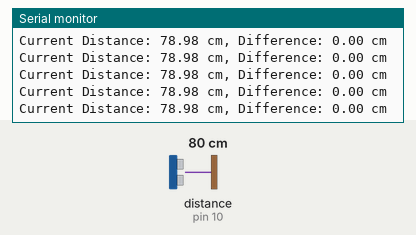
A sketch run on a simulated Arduino Uno, built with avr-gcc and run on an emulated ATmega328P. Shown: the last lines printed to the serial monitor. Wiring (inferred from the names in the program): ultrasonic range finder: trigger pin 9; echo pin 10. The inputs (shaded band) are chosen by the test bench; at power-on: distance to the obstacle (sensor on pin 10) 80 cm. The echo pulse lasts 58.3 µs per cm.

Above: at 1.2 s.
1.3 s: distance to the obstacle (sensor on pin 10) set to 2 cm
At 1.61 s:
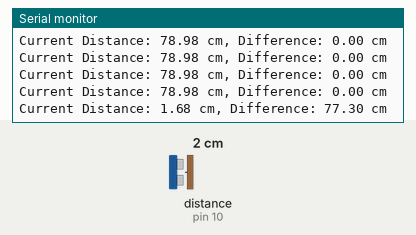
4.3 s: distance to the obstacle (sensor on pin 10) set to 4 cm
At 4.43 s:
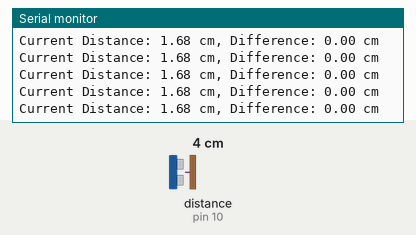
Timing chart, 0 to 7.3 s (numbered marks = the images above; inputs shaded):
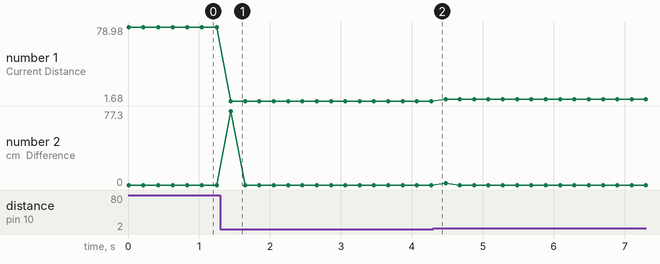

The sketch:

discontinuity__hcsr_.ino
```cpp
// Define pins for HC-SR04
const int trigPin = 9;
const int echoPin = 10;

// Variables for crack detection
float currentDistance = 0;
float previousDistance = 0;
float crackThreshold = 0.5; // Threshold to detect cracks (in cm)
int samplingInterval = 200; // Sampling interval in ms

void setup() {
  // Setup serial communication for debugging
  Serial.begin(9600);

  // Setup pins for HC-SR04
  pinMode(trigPin, OUTPUT);
  pinMode(echoPin, INPUT);

  // Initialize the previous distance
  previousDistance = measureDistance();
}

void loop() {
  // Measure the current distance from the sensor
  currentDistance = measureDistance();

  // Calculate the difference between the current and previous distance
  float distanceDifference = abs(currentDistance - previousDistance);

  // Print the distances and detection result
  Serial.print("Current Distance: ");
  Serial.print(currentDistance);
  Serial.print(" cm, Difference: ");
  Serial.print(distanceDifference);
  Serial.print(" cm");

  // Check if the difference is above the threshold (indicating a crack)
  if (distanceDifference > crackThreshold) {
    Serial.println(" ");
  } else {
    Serial.println(" ");
  }

  // Update the previous distance
  previousDistance = currentDistance;

  // Wait for the next sample
  delay(samplingInterval);
}

// Function to measure the distance using HC-SR04
float measureDistance() {
  long duration;
  float distance;

  // Clear the trigPin
  digitalWrite(trigPin, LOW);
  delayMicroseconds(2);

  // Trigger the sensor by setting the trigPin HIGH for 10 microseconds
  digitalWrite(trigPin, HIGH);
  delayMicroseconds(10);
  digitalWrite(trigPin, LOW);

  // Read the echoPin and calculate the duration of the echo
  duration = pulseIn(echoPin, HIGH);

  // Calculate the distance in cm (duration/2 because sound travels to the object and back)
  distance = (duration * 0.034) / 2;

  // Return the measured distance
  return distance;
}
```

Measured:
- after the input at 1.3 s, the serial monitor: prints a new line after 0.15 s (image 1)
- plotted number 1: 78.98 → 1.68 after the input at 1.3 s, 1.68 → 3.66 after the input at 4.3 s
